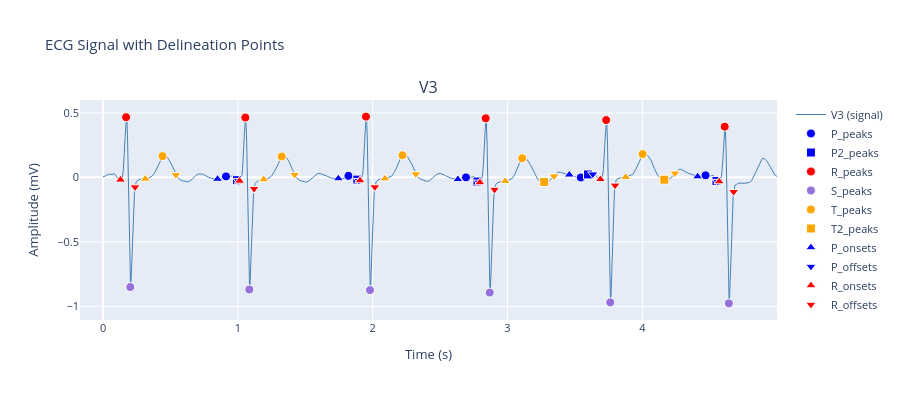

The notebook cell this image was saved under:
### Code cell
from delineators import WTdelineatorWrapper

WT_delineator = WTdelineatorWrapper(staff_channel_names)

cleaned_signal, WT_QRS_features = WT_delineator.delineate(staff_signal, staff_sampling_rate)
print(staff_channel_names)
# display(WT_QRS_features[2])
visualizer = DebugVisualizer(cleaned_signal, WT_QRS_features, staff_sampling_rate, staff_channel_names)
visualizer.show(channel_indices=[2])

### Figure 1 — Plotly figure (JSON) as saved in the notebook; plotly's stock layout.template omitted (floating-point values rounded to 4 significant figures; data arrays with more than 128 entries replaced by an {"elided": "..."} marker saying what was removed)
{"data": [{"hovertemplate": "<b>Signal</b><br>Time: %{x:.3f}s<br>Amplitude: %{y:.3f}<extra></extra>", "line": {"color": "steelblue", "width": 1}, "mode": "lines", "name": "V3 (signal)", "type": "scatter", "x": {"elided": "5000 float values"}, "xaxis": "x", "y": {"elided": "5000 float values"}, "yaxis": "y"}, {"hovertemplate": "<b>P_peaks</b><br>Time: %{x:.3f}s<br>Amplitude: %{y:.3f}<extra></extra>", "marker": {"color": "blue", "line": {"color": "white", "width": 1}, "size": 9, "symbol": "circle"}, "mode": "markers", "name": "P_peaks", "type": "scatter", "x": [0.912, 1.82, 2.692, 3.544, 4.469], "xaxis": "x", "y": [0.007595, 0.01174, -6.921e-05, -0.0009521, 0.01587], "yaxis": "y"}, {"hovertemplate": "<b>P2_peaks</b><br>Time: %{x:.3f}s<br>Amplitude: %{y:.3f}<extra></extra>", "marker": {"color": "blue", "line": {"color": "white", "width": 1}, "size": 9, "symbol": "square"}, "mode": "markers", "name": "P2_peaks", "type": "scatter", "x": [0.993, 1.886, 2.777, 3.597, 4.55], "xaxis": "x", "y": [-0.02158, -0.0172, -0.03239, 0.02261, -0.02804], "yaxis": "y"}, {"hovertemplate": "<b>R_peaks</b><br>Time: %{x:.3f}s<br>Amplitude: %{y:.3f}<extra></extra>", "marker": {"color": "red", "line": {"color": "white", "width": 1}, "size": 9, "symbol": "circle"}, "mode": "markers", "name": "R_peaks", "type": "scatter", "x": [0.171, 1.055, 1.95, 2.838, 3.732, 4.611], "xaxis": "x", "y": [0.4663, 0.4637, 0.4709, 0.4579, 0.4443, 0.3931], "yaxis": "y"}, {"hovertemplate": "<b>S_peaks</b><br>Time: %{x:.3f}s<br>Amplitude: %{y:.3f}<extra></extra>", "marker": {"color": "mediumpurple", "line": {"color": "white", "width": 1}, "size": 9, "symbol": "circle"}, "mode": "markers", "name": "S_peaks", "type": "scatter", "x": [0.202, 1.085, 1.98, 2.868, 3.762, 4.642], "xaxis": "x", "y": [-0.85, -0.8695, -0.8736, -0.8934, -0.969, -0.9768], "yaxis": "y"}, {"hovertemplate": "<b>T_peaks</b><br>Time: %{x:.3f}s<br>Amplitude: %{y:.3f}<extra></extra>", "marker": {"color": "orange", "line": {"color": "white", "width": 1}, "size": 9, "symbol": "circle"}, "mode": "markers", "name": "T_peaks", "type": "scatter", "x": [0.441, 1.325, 2.221, 3.109, 4.002], "xaxis": "x", "y": [0.1647, 0.1616, 0.1714, 0.1481, 0.1806], "yaxis": "y"}, {"hovertemplate": "<b>T2_peaks</b><br>Time: %{x:.3f}s<br>Amplitude: %{y:.3f}<extra></extra>", "marker": {"color": "orange", "line": {"color": "white", "width": 1}, "size": 9, "symbol": "square"}, "mode": "markers", "name": "T2_peaks", "type": "scatter", "x": [3.272, 4.163], "xaxis": "x", "y": [-0.03598, -0.01772], "yaxis": "y"}, {"hovertemplate": "<b>P_onsets</b><br>Time: %{x:.3f}s<br>Amplitude: %{y:.3f}<extra></extra>", "marker": {"color": "blue", "line": {"color": "white", "width": 1}, "size": 9, "symbol": "triangle-up"}, "mode": "markers", "name": "P_onsets", "type": "scatter", "x": [0.849, 1.745, 2.632, 3.458, 4.41], "xaxis": "x", "y": [-0.01341, -0.00919, -0.0156, 0.01999, 0.005915], "yaxis": "y"}, {"hovertemplate": "<b>P_offsets</b><br>Time: %{x:.3f}s<br>Amplitude: %{y:.3f}<extra></extra>", "marker": {"color": "blue", "line": {"color": "white", "width": 1}, "size": 9, "symbol": "triangle-down"}, "mode": "markers", "name": "P_offsets", "type": "scatter", "x": [1.003, 1.898, 2.787, 3.633, 4.559], "xaxis": "x", "y": [-0.02724, -0.02551, -0.03814, 0.025, -0.0331], "yaxis": "y"}, {"hovertemplate": "<b>R_onsets</b><br>Time: %{x:.3f}s<br>Amplitude: %{y:.3f}<extra></extra>", "marker": {"color": "red", "line": {"color": "white", "width": 1}, "size": 9, "symbol": "triangle-up"}, "mode": "markers", "name": "R_onsets", "type": "scatter", "x": [0.129, 1.012, 1.906, 2.795, 3.689, 4.57], "xaxis": "x", "y": [-0.01924, -0.0274, -0.02475, -0.03998, -0.01519, -0.03252], "yaxis": "y"}, {"hovertemplate": "<b>R_offsets</b><br>Time: %{x:.3f}s<br>Amplitude: %{y:.3f}<extra></extra>", "marker": {"color": "red", "line": {"color": "white", "width": 1}, "size": 9, "symbol": "triangle-down"}, "mode": "markers", "name": "R_offsets", "type": "scatter", "x": [0.237, 1.12, 2.016, 2.904, 3.798, 4.677], "xaxis": "x", "y": [-0.07542, -0.08779, -0.07482, -0.09441, -0.06172, -0.1112], "yaxis": "y"}, {"hovertemplate": "<b>T_onsets</b><br>Time: %{x:.3f}s<br>Amplitude: %{y:.3f}<extra></extra>", "marker": {"color": "orange", "line": {"color": "white", "width": 1}, "size": 9, "symbol": "triangle-up"}, "mode": "markers", "name": "T_onsets", "type": "scatter", "x": [0.313, 1.192, 2.091, 2.983, 3.877], "xaxis": "x", "y": [-0.01181, -0.01663, -0.01017, -0.03011, 0.001622], "yaxis": "y"}, {"hovertemplate": "<b>T_offsets</b><br>Time: %{x:.3f}s<br>Amplitude: %{y:.3f}<extra></extra>", "marker": {"color": "orange", "line": {"color": "white", "width": 1}, "size": 9, "symbol": "triangle-down"}, "mode": "markers", "name": "T_offsets", "type": "scatter", "x": [0.54, 1.421, 2.32, 3.345, 4.242], "xaxis": "x", "y": [0.01973, 0.02153, 0.02612, 0.008986, 0.03181], "yaxis": "y"}], "layout": {"annotations": [{"font": {"size": 16}, "showarrow": false, "text": "V3", "x": 0.5, "xanchor": "center", "xref": "paper", "y": 1, "yanchor": "bottom", "yref": "paper"}], "font": {"size": 11}, "height": 400, "hovermode": "x unified", "title": {"text": "ECG Signal with Delineation Points"}, "xaxis": {"anchor": "y", "domain": [0, 1], "title": {"text": "Time (s)"}}, "yaxis": {"anchor": "x", "domain": [0, 1], "title": {"text": "Amplitude (mV)"}}}}
